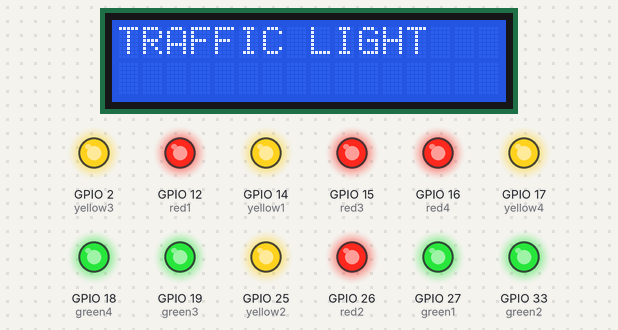
A sketch run on a simulated ESP32. Shown: 16×2 character LCD, output pins drawn as LEDs (lit = HIGH).

Above: at 0.2 s.
At 5.2 s:
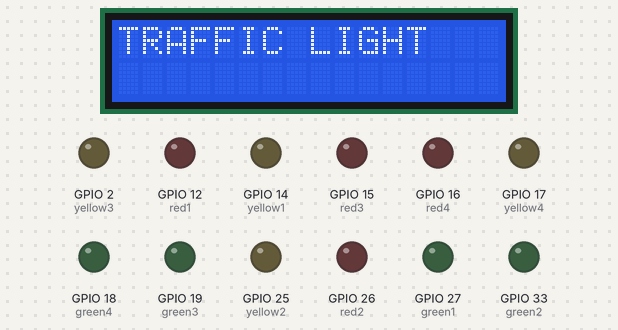
At 6.3 s:
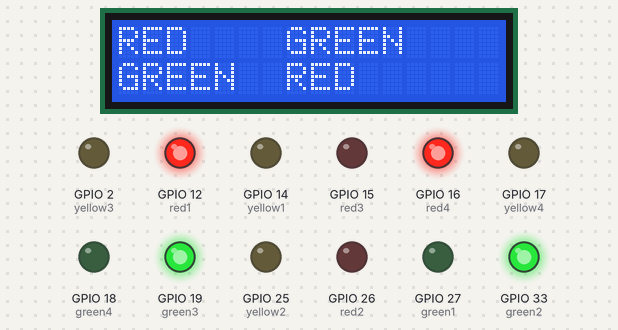
At 13.3 s:
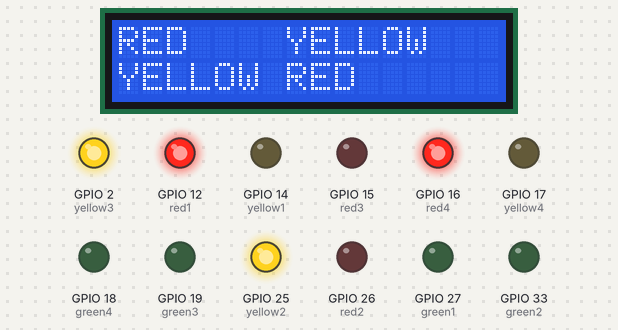
At 23.3 s:
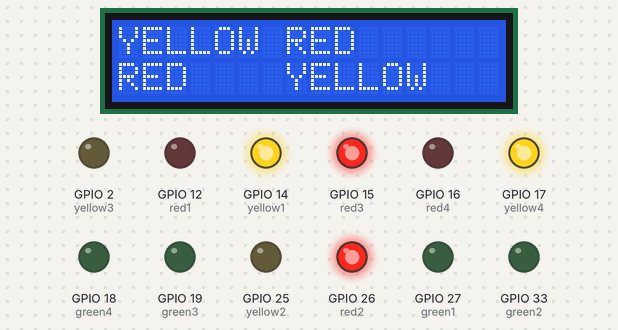
At 36.4 s:
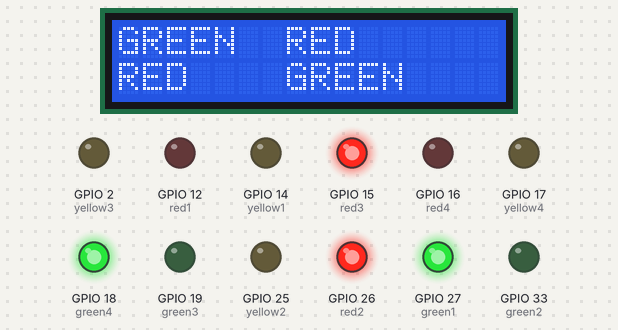
Timing chart, 0 to 37.9 s (numbered marks = the images above):
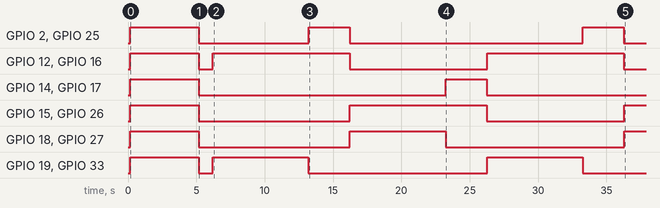

The sketch:

ESP32_Traffic_LIGHT.ino
```cpp
// C++ code
//
#include <Wire.h>
#include <LiquidCrystal_I2C.h>

LiquidCrystal_I2C lcd(0x27,16,2);  // set the LCD address to 0x27 for a 16 chars and 2 line display

const int red1=12;
const int yellow1=14;
const int green1=27;


const int red2=26;
const int yellow2=25;
const int green2=33;


const int red3=15;
const int yellow3=2;
const int green3=19;


const int red4=16;
const int yellow4=17;
const int green4=18;
void setup()
{
  lcd.init();
  //lcd.init();
  lcd.backlight();
  lcd.print("TRAFFIC LIGHT");
  pinMode(red1, OUTPUT);
  pinMode(yellow1, OUTPUT);
  pinMode(green1, OUTPUT);
  pinMode(red2, OUTPUT);
  pinMode(yellow2, OUTPUT);
  pinMode(green2, OUTPUT);
  pinMode(red3, OUTPUT);
  pinMode(yellow3, OUTPUT);
  pinMode(green3, OUTPUT);
  pinMode(red4, OUTPUT);
  pinMode(yellow4, OUTPUT);
  pinMode(green4, OUTPUT);
  delay(100);
  digitalWrite(red1,HIGH);
  digitalWrite(yellow1,HIGH);
  digitalWrite(green1,HIGH);
  digitalWrite(red2,HIGH);
  digitalWrite(yellow2,HIGH);
  digitalWrite(green2,HIGH);
  digitalWrite(red3,HIGH);
  digitalWrite(yellow3,HIGH);
  digitalWrite(green3,HIGH);
  digitalWrite(red4,HIGH);
  digitalWrite(yellow4,HIGH);
  digitalWrite(green4,HIGH);

  delay(5000);
  digitalWrite(red1,LOW);
  digitalWrite(yellow1,LOW);
  digitalWrite(green1,LOW);
  digitalWrite(red2,LOW);
  digitalWrite(yellow2,LOW);
  digitalWrite(green2,LOW);
  digitalWrite(red3,LOW);
  digitalWrite(yellow3,LOW);
  digitalWrite(green3,LOW);
  digitalWrite(red4,LOW);
  digitalWrite(yellow4,LOW);
  digitalWrite(green4,LOW);
  delay(1000);
  lcd.clear();
}

void loop()
{
  lcd.setCursor(0,0);
  lcd.print("RED   ");
  lcd.setCursor(7,0);
  lcd.print("GREEN");
  lcd.setCursor(0,1);
  lcd.print("GREEN");
  lcd.setCursor(7,1);
  lcd.print("RED   ");
  digitalWrite(red1,HIGH);
  digitalWrite(green2,HIGH);
  digitalWrite(green3,HIGH);
  digitalWrite(red4,HIGH);
  delay(7000);
  digitalWrite(green2,LOW);
  digitalWrite(green3,LOW);
  lcd.setCursor(7,0);
  lcd.print("YELLOW");
  lcd.setCursor(0,1);
  lcd.print("YELLOW");
  digitalWrite(yellow2,HIGH);
  digitalWrite(yellow3,HIGH);
  delay(3000);
  digitalWrite(red1,LOW);
  digitalWrite(red4,LOW);
  digitalWrite(yellow2,LOW);
  digitalWrite(yellow3,LOW);
  lcd.setCursor(7,0);
  lcd.print("RED   ");
  lcd.setCursor(0,1);
  lcd.print("RED   ");
  lcd.setCursor(0,0);
  lcd.print("GREEN");
  lcd.setCursor(7,1);
  lcd.print("GREEN");
  digitalWrite(green1,HIGH);
  digitalWrite(green4,HIGH);
  digitalWrite(red2,HIGH);
  digitalWrite(red3,HIGH);
  delay(7000);
  lcd.setCursor(0,0);
  lcd.print("YELLOW");
lcd.setCursor(7,1);
  lcd.print("YELLOW");
  digitalWrite(green1,LOW);
  digitalWrite(green4,LOW);
  digitalWrite(yellow1,HIGH);
  digitalWrite(yellow4,HIGH);
  delay(3000);
  digitalWrite(yellow1,LOW);
  digitalWrite(yellow4,LOW);
  digitalWrite(red2,LOW);
  digitalWrite(red3,LOW);
}
```

Measured:
- by itself, GPIO 2 (yellow3), GPIO 25 (yellow2): goes LOW 8.0 s, HIGH 3.0 s, LOW 17.1 s, HIGH 3.0 s, then LOW
- by itself, GPIO 12 (red1), GPIO 16 (red4): goes LOW 1.0 s, HIGH 10.0 s, LOW 10.1 s, HIGH 10.0 s, then LOW
- by itself, GPIO 14 (yellow1), GPIO 17 (yellow4): HIGH → LOW at 5.2 s, → HIGH 18.1 s later, → LOW 3.0 s later
- by itself, GPIO 15 (red3), GPIO 26 (red2): alternates HIGH for 10.0 s and LOW for 10.6 s
- by itself, GPIO 18 (green4), GPIO 27 (green1): HIGH → LOW at 5.2 s, → HIGH 11.1 s later, → LOW 7.0 s later, → HIGH 13.1 s later
- by itself, GPIO 19 (green3), GPIO 33 (green2): goes LOW 1.0 s, HIGH 7.0 s, LOW 13.1 s, HIGH 7.0 s, then LOW
- what the display in image 2 shows lasts 7.0 s, from 6.2 s to 13.2 s
